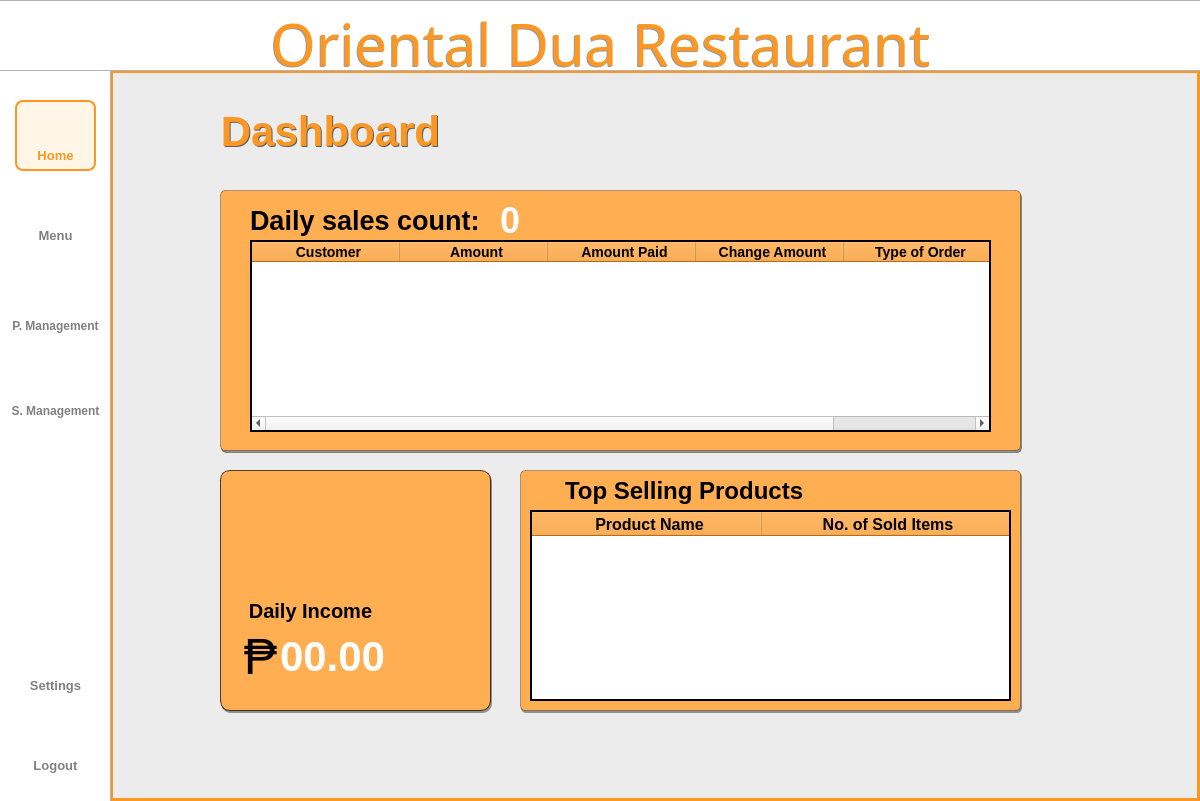
<?xml version="1.0" encoding="UTF-8"?>
<ui version="4.0">
 <class>Dialog</class>
 <widget class="QDialog" name="Dialog">
  <property name="geometry">
   <rect>
    <x>0</x>
    <y>0</y>
    <width>1200</width>
    <height>801</height>
   </rect>
  </property>
  <property name="windowTitle">
   <string>Dialog</string>
  </property>
  <widget class="QWidget" name="bgwidget" native="true">
   <property name="enabled">
    <bool>true</bool>
   </property>
   <property name="geometry">
    <rect>
     <x>0</x>
     <y>0</y>
     <width>1211</width>
     <height>801</height>
    </rect>
   </property>
   <property name="layoutDirection">
    <enum>Qt::LeftToRight</enum>
   </property>
   <property name="styleSheet">
    <string notr="true">QWidget#bgwidget{

 background-color: rgb(236, 236, 236);

}

</string>
   </property>
   <widget class="QLabel" name="sidebar">
    <property name="geometry">
     <rect>
      <x>-10</x>
      <y>-30</y>
      <width>121</width>
      <height>891</height>
     </rect>
    </property>
    <property name="styleSheet">
     <string notr="true">background-color: rgb(255, 255, 255);
border: 1px solid rgba(0, 0, 0, 0.3);  </string>
    </property>
    <property name="text">
     <string/>
    </property>
   </widget>
   <widget class="QLabel" name="titlebar">
    <property name="geometry">
     <rect>
      <x>-2</x>
      <y>0</y>
      <width>1204</width>
      <height>71</height>
     </rect>
    </property>
    <property name="styleSheet">
     <string notr="true">background-color: rgb(255, 255, 255);
border: 1px solid rgba(0, 0, 0, 0.3);  </string>
    </property>
    <property name="text">
     <string/>
    </property>
   </widget>
   <widget class="QLabel" name="title">
    <property name="geometry">
     <rect>
      <x>0</x>
      <y>10</y>
      <width>1201</width>
      <height>71</height>
     </rect>
    </property>
    <property name="styleSheet">
     <string notr="true">QLabel{
	color: #FB9722;
    font-family: Sacramento;
    font-size: 58px;
    font-weight: 400;
    padding-bottom: 5px;
    text-align: center;
}
</string>
    </property>
    <property name="text">
     <string>Oriental Dua Restaurant</string>
    </property>
    <property name="alignment">
     <set>Qt::AlignCenter</set>
    </property>
    <property name="wordWrap">
     <bool>true</bool>
    </property>
   </widget>
   <widget class="QLabel" name="logoutIcon">
    <property name="geometry">
     <rect>
      <x>39</x>
      <y>715</y>
      <width>35</width>
      <height>35</height>
     </rect>
    </property>
    <property name="minimumSize">
     <size>
      <width>35</width>
      <height>35</height>
     </size>
    </property>
    <property name="maximumSize">
     <size>
      <width>35</width>
      <height>35</height>
     </size>
    </property>
    <property name="styleSheet">
     <string notr="true">QLabel#Pmanagementbtn{
    color: rgba(0,0,0, 0.5);
    font-family: 'Roboto';
    font-size: 11px;
    font-weight: 300;
}</string>
    </property>
    <property name="text">
     <string/>
    </property>
    <property name="pixmap">
     <pixmap resource="../resource.qrc">:/icon/icons/shutdown.png</pixmap>
    </property>
    <property name="scaledContents">
     <bool>true</bool>
    </property>
    <property name="alignment">
     <set>Qt::AlignCenter</set>
    </property>
   </widget>
   <widget class="QPushButton" name="logoutbtn">
    <property name="geometry">
     <rect>
      <x>15</x>
      <y>750</y>
      <width>81</width>
      <height>31</height>
     </rect>
    </property>
    <property name="styleSheet">
     <string notr="true">QPushButton{
    color: rgba(0,0,0, 0.5);
    font-family: 'Inter';
    font-size: 13px;
    font-weight: 500;
	border:none;
}

QPushButton:hover{
color: #FB9722;
border: 2px solid #FB9722;
border-radius: 8px;
background-color: rgba(255, 167, 25, 0.1);
}</string>
    </property>
    <property name="text">
     <string>Logout</string>
    </property>
   </widget>
   <widget class="QPushButton" name="settingsbtn">
    <property name="geometry">
     <rect>
      <x>15</x>
      <y>670</y>
      <width>81</width>
      <height>31</height>
     </rect>
    </property>
    <property name="styleSheet">
     <string notr="true">QPushButton{
    color: rgba(0,0,0, 0.5);
    font-family: 'Inter';
    font-size: 13px;
    font-weight: 500;
	border:none;
}

QPushButton:hover{
color: #FB9722;
border: 2px solid #FB9722;
border-radius: 8px;
background-color: rgba(255, 167, 25, 0.1);
}</string>
    </property>
    <property name="text">
     <string>Settings</string>
    </property>
   </widget>
   <widget class="QLabel" name="settingIcon">
    <property name="geometry">
     <rect>
      <x>39</x>
      <y>634</y>
      <width>35</width>
      <height>35</height>
     </rect>
    </property>
    <property name="minimumSize">
     <size>
      <width>35</width>
      <height>35</height>
     </size>
    </property>
    <property name="maximumSize">
     <size>
      <width>35</width>
      <height>35</height>
     </size>
    </property>
    <property name="styleSheet">
     <string notr="true">QLabel#Pmanagementbtn{
    color: rgba(0,0,0, 0.5);
    font-family: 'Roboto';
    font-size: 11px;
    font-weight: 300;
}</string>
    </property>
    <property name="text">
     <string/>
    </property>
    <property name="pixmap">
     <pixmap resource="../resource.qrc">:/icon/icons/settings.png</pixmap>
    </property>
    <property name="scaledContents">
     <bool>true</bool>
    </property>
    <property name="alignment">
     <set>Qt::AlignCenter</set>
    </property>
   </widget>
   <widget class="QPushButton" name="menubtn">
    <property name="geometry">
     <rect>
      <x>15</x>
      <y>220</y>
      <width>81</width>
      <height>31</height>
     </rect>
    </property>
    <property name="styleSheet">
     <string notr="true">QPushButton{
    color: rgba(0,0,0, 0.5);
    font-family: 'Inter';
    font-size: 13px;
    font-weight: 500;
	border:none;
}

QPushButton:hover{
color: #FB9722;
border: 2px solid #FB9722;
border-radius: 8px;
background-color: rgba(255, 167, 25, 0.1);
}
</string>
    </property>
    <property name="text">
     <string>Menu</string>
    </property>
   </widget>
   <widget class="QLabel" name="p_mIcon">
    <property name="geometry">
     <rect>
      <x>37</x>
      <y>270</y>
      <width>40</width>
      <height>40</height>
     </rect>
    </property>
    <property name="minimumSize">
     <size>
      <width>40</width>
      <height>40</height>
     </size>
    </property>
    <property name="maximumSize">
     <size>
      <width>40</width>
      <height>40</height>
     </size>
    </property>
    <property name="styleSheet">
     <string notr="true">QLabel#Pmanagementbtn{
    color: rgba(0,0,0, 0.5);
    font-family: 'Roboto';
    font-size: 11px;
    font-weight: 300;
}</string>
    </property>
    <property name="text">
     <string/>
    </property>
    <property name="pixmap">
     <pixmap resource="../resource.qrc">:/icon/icons/productm.png</pixmap>
    </property>
    <property name="scaledContents">
     <bool>true</bool>
    </property>
    <property name="alignment">
     <set>Qt::AlignCenter</set>
    </property>
   </widget>
   <widget class="QPushButton" name="p_managementbtn">
    <property name="geometry">
     <rect>
      <x>5</x>
      <y>310</y>
      <width>101</width>
      <height>31</height>
     </rect>
    </property>
    <property name="styleSheet">
     <string notr="true">QPushButton{
    color: rgba(0,0,0, 0.5);
    font-family: 'Inter';
    font-size: 12px;
    font-weight: 500;
	border:none;
}

QPushButton:hover{
color: #FB9722;
border: 2px solid #FB9722;
border-radius: 8px;
background-color: rgba(255, 167, 25, 0.1);
}</string>
    </property>
    <property name="text">
     <string>P. Management</string>
    </property>
   </widget>
   <widget class="QLabel" name="homeIcon">
    <property name="geometry">
     <rect>
      <x>40</x>
      <y>110</y>
      <width>30</width>
      <height>30</height>
     </rect>
    </property>
    <property name="minimumSize">
     <size>
      <width>30</width>
      <height>30</height>
     </size>
    </property>
    <property name="maximumSize">
     <size>
      <width>35</width>
      <height>35</height>
     </size>
    </property>
    <property name="styleSheet">
     <string notr="true">QLabel#Pmanagementbtn{
    color: rgba(0,0,0, 0.5);
    font-family: 'Roboto';
    font-size: 11px;
    font-weight: 300;
}</string>
    </property>
    <property name="text">
     <string/>
    </property>
    <property name="pixmap">
     <pixmap resource="../resource.qrc">:/icon/icons/home2.png</pixmap>
    </property>
    <property name="scaledContents">
     <bool>true</bool>
    </property>
    <property name="alignment">
     <set>Qt::AlignCenter</set>
    </property>
   </widget>
   <widget class="QPushButton" name="homebtn">
    <property name="geometry">
     <rect>
      <x>15</x>
      <y>140</y>
      <width>81</width>
      <height>31</height>
     </rect>
    </property>
    <property name="styleSheet">
     <string notr="true">QPushButton{
    color: #FB9722;;
    font-family: 'Inter';
    font-size: 13px;
    font-weight: 500;
	border:none;
}

</string>
    </property>
    <property name="text">
     <string>Home</string>
    </property>
   </widget>
   <widget class="QLabel" name="reportIcon">
    <property name="geometry">
     <rect>
      <x>39</x>
      <y>360</y>
      <width>35</width>
      <height>35</height>
     </rect>
    </property>
    <property name="minimumSize">
     <size>
      <width>35</width>
      <height>35</height>
     </size>
    </property>
    <property name="maximumSize">
     <size>
      <width>35</width>
      <height>35</height>
     </size>
    </property>
    <property name="styleSheet">
     <string notr="true">QLabel#Pmanagementbtn{
    color: rgba(0,0,0, 0.5);
    font-family: 'Roboto';
    font-size: 11px;
    font-weight: 300;
}</string>
    </property>
    <property name="text">
     <string/>
    </property>
    <property name="pixmap">
     <pixmap resource="../resource.qrc">:/icon/icons/report.png</pixmap>
    </property>
    <property name="scaledContents">
     <bool>true</bool>
    </property>
    <property name="alignment">
     <set>Qt::AlignCenter</set>
    </property>
   </widget>
   <widget class="QLabel" name="menuIcon">
    <property name="geometry">
     <rect>
      <x>40</x>
      <y>190</y>
      <width>30</width>
      <height>30</height>
     </rect>
    </property>
    <property name="minimumSize">
     <size>
      <width>30</width>
      <height>30</height>
     </size>
    </property>
    <property name="maximumSize">
     <size>
      <width>35</width>
      <height>35</height>
     </size>
    </property>
    <property name="styleSheet">
     <string notr="true">QLabel#Pmanagementbtn{
    color: rgba(0,0,0, 0.5);
    font-family: 'Roboto';
    font-size: 11px;
    font-weight: 300;
}</string>
    </property>
    <property name="text">
     <string/>
    </property>
    <property name="pixmap">
     <pixmap resource="../resource.qrc">:/icon/icons/menu.png</pixmap>
    </property>
    <property name="scaledContents">
     <bool>true</bool>
    </property>
    <property name="alignment">
     <set>Qt::AlignCenter</set>
    </property>
   </widget>
   <widget class="QLabel" name="dailyIncome">
    <property name="geometry">
     <rect>
      <x>245</x>
      <y>595</y>
      <width>131</width>
      <height>31</height>
     </rect>
    </property>
    <property name="styleSheet">
     <string notr="true">    color: #000000;
    font-family: 'Inter';
    font-size: 20px;
    font-weight: 500;
</string>
    </property>
    <property name="text">
     <string>Daily Income</string>
    </property>
    <property name="alignment">
     <set>Qt::AlignCenter</set>
    </property>
   </widget>
   <widget class="QLabel" name="date">
    <property name="geometry">
     <rect>
      <x>210</x>
      <y>110</y>
      <width>241</width>
      <height>41</height>
     </rect>
    </property>
    <property name="styleSheet">
     <string notr="true">QLabel{
    color: #FB9722;
    font-family: 'Inter';
    font-size: 42px;
    font-weight: 500;
}</string>
    </property>
    <property name="text">
     <string>Dashboard</string>
    </property>
    <property name="alignment">
     <set>Qt::AlignCenter</set>
    </property>
   </widget>
   <widget class="QLabel" name="borderbox">
    <property name="geometry">
     <rect>
      <x>220</x>
      <y>190</y>
      <width>801</width>
      <height>261</height>
     </rect>
    </property>
    <property name="styleSheet">
     <string notr="true">background-color: rgb(255, 174, 82);
border: 1px solid rgba(0, 0, 0, 0.3); 
border-radius: 5px;   </string>
    </property>
    <property name="text">
     <string/>
    </property>
   </widget>
   <widget class="QLabel" name="borderbox_2">
    <property name="geometry">
     <rect>
      <x>220</x>
      <y>470</y>
      <width>271</width>
      <height>241</height>
     </rect>
    </property>
    <property name="styleSheet">
     <string notr="true">background-color: rgb(255, 174, 82);
border: 1px solid rgba(0, 0, 0, 0.7); 
border-radius: 10px;   </string>
    </property>
    <property name="text">
     <string/>
    </property>
   </widget>
   <widget class="QLabel" name="totalLabel">
    <property name="geometry">
     <rect>
      <x>250</x>
      <y>200</y>
      <width>251</width>
      <height>41</height>
     </rect>
    </property>
    <property name="styleSheet">
     <string notr="true">QLabel{
    color: #000000;
    font-family: 'Inter';
    font-size: 27px;
    font-weight: 500;
}</string>
    </property>
    <property name="text">
     <string>Daily sales count: </string>
    </property>
   </widget>
   <widget class="QLabel" name="borderbox_3">
    <property name="geometry">
     <rect>
      <x>520</x>
      <y>470</y>
      <width>501</width>
      <height>241</height>
     </rect>
    </property>
    <property name="styleSheet">
     <string notr="true">background-color: rgb(255, 174, 82);
border: 1px solid rgba(0, 0, 0, 0.3);
border-radius: 5px;    </string>
    </property>
    <property name="text">
     <string/>
    </property>
   </widget>
   <widget class="QLabel" name="currentEmployee">
    <property name="geometry">
     <rect>
      <x>565</x>
      <y>475</y>
      <width>241</width>
      <height>31</height>
     </rect>
    </property>
    <property name="styleSheet">
     <string notr="true">	color: #000000;
    font-family: 'Roboto';
    font-size: 24px;
    font-weight: 500;
</string>
    </property>
    <property name="text">
     <string>Top Selling Products</string>
    </property>
    <property name="alignment">
     <set>Qt::AlignLeading|Qt::AlignLeft|Qt::AlignVCenter</set>
    </property>
   </widget>
   <widget class="QLabel" name="boxlabel_total">
    <property name="geometry">
     <rect>
      <x>280</x>
      <y>625</y>
      <width>191</width>
      <height>61</height>
     </rect>
    </property>
    <property name="styleSheet">
     <string notr="true">
    color: #FFFFFF;
    font-family: 'Inter';
    font-size: 42px;
    font-weight: 500;
</string>
    </property>
    <property name="text">
     <string>00.00</string>
    </property>
    <property name="alignment">
     <set>Qt::AlignLeading|Qt::AlignLeft|Qt::AlignVCenter</set>
    </property>
   </widget>
   <widget class="QLabel" name="peso">
    <property name="geometry">
     <rect>
      <x>235</x>
      <y>631</y>
      <width>51</width>
      <height>51</height>
     </rect>
    </property>
    <property name="styleSheet">
     <string notr="true">QLabel{
    color: #000000;
    font-family: 'Inter';
    font-size: 50px;
    font-weight: 400;
}</string>
    </property>
    <property name="text">
     <string>₱</string>
    </property>
    <property name="alignment">
     <set>Qt::AlignCenter</set>
    </property>
   </widget>
   <widget class="QTableWidget" name="tableWidget">
    <property name="enabled">
     <bool>true</bool>
    </property>
    <property name="geometry">
     <rect>
      <x>530</x>
      <y>510</y>
      <width>481</width>
      <height>191</height>
     </rect>
    </property>
    <property name="layoutDirection">
     <enum>Qt::LeftToRight</enum>
    </property>
    <property name="autoFillBackground">
     <bool>true</bool>
    </property>
    <property name="styleSheet">
     <string notr="true">QTableWidget#tableWidget QHeaderView::section {
	font-family: 'Inter';
	font-size: 16px;
	font-weight: bold;
	background-color: #FB9722; 
	color: black; 
	padding-left: 5px;
}       
</string>
    </property>
    <property name="frameShape">
     <enum>QFrame::WinPanel</enum>
    </property>
    <property name="frameShadow">
     <enum>QFrame::Plain</enum>
    </property>
    <property name="lineWidth">
     <number>0</number>
    </property>
    <property name="midLineWidth">
     <number>0</number>
    </property>
    <property name="sizeAdjustPolicy">
     <enum>QAbstractScrollArea::AdjustToContents</enum>
    </property>
    <property name="editTriggers">
     <set>QAbstractItemView::NoEditTriggers</set>
    </property>
    <property name="tabKeyNavigation">
     <bool>false</bool>
    </property>
    <property name="showDropIndicator" stdset="0">
     <bool>false</bool>
    </property>
    <property name="dragDropOverwriteMode">
     <bool>false</bool>
    </property>
    <property name="alternatingRowColors">
     <bool>true</bool>
    </property>
    <property name="selectionMode">
     <enum>QAbstractItemView::NoSelection</enum>
    </property>
    <property name="textElideMode">
     <enum>Qt::ElideNone</enum>
    </property>
    <property name="showGrid">
     <bool>false</bool>
    </property>
    <property name="gridStyle">
     <enum>Qt::SolidLine</enum>
    </property>
    <property name="cornerButtonEnabled">
     <bool>false</bool>
    </property>
    <attribute name="horizontalHeaderDefaultSectionSize">
     <number>230</number>
    </attribute>
    <attribute name="horizontalHeaderStretchLastSection">
     <bool>true</bool>
    </attribute>
    <attribute name="verticalHeaderVisible">
     <bool>false</bool>
    </attribute>
    <column>
     <property name="text">
      <string>Product Name</string>
     </property>
     <property name="font">
      <font>
       <family>Inter</family>
       <pointsize>12</pointsize>
      </font>
     </property>
     <property name="background">
      <color alpha="0">
       <red>0</red>
       <green>0</green>
       <blue>0</blue>
      </color>
     </property>
    </column>
    <column>
     <property name="text">
      <string>No. of Sold Items</string>
     </property>
     <property name="font">
      <font>
       <family>Inter</family>
       <pointsize>12</pointsize>
       <kerning>true</kerning>
      </font>
     </property>
     <property name="background">
      <color alpha="0">
       <red>0</red>
       <green>0</green>
       <blue>0</blue>
      </color>
     </property>
    </column>
   </widget>
   <widget class="QLabel" name="boxlabel_sale">
    <property name="geometry">
     <rect>
      <x>500</x>
      <y>200</y>
      <width>81</width>
      <height>41</height>
     </rect>
    </property>
    <property name="styleSheet">
     <string notr="true">	color: #FFFFFF;
    font-family: 'Inter';
    font-size: 36px;
    font-weight: 500;
</string>
    </property>
    <property name="text">
     <string>0</string>
    </property>
    <property name="alignment">
     <set>Qt::AlignLeading|Qt::AlignLeft|Qt::AlignVCenter</set>
    </property>
   </widget>
   <widget class="QLabel" name="label_2">
    <property name="geometry">
     <rect>
      <x>15</x>
      <y>100</y>
      <width>81</width>
      <height>71</height>
     </rect>
    </property>
    <property name="styleSheet">
     <string notr="true">QLabel{
	background-color: rgba(255, 167, 25, 0.1);
	border: 2px solid #FB9722;
	border-radius: 8px;
}</string>
    </property>
    <property name="text">
     <string/>
    </property>
   </widget>
   <widget class="QTableWidget" name="tableWidget_2">
    <property name="enabled">
     <bool>true</bool>
    </property>
    <property name="geometry">
     <rect>
      <x>250</x>
      <y>240</y>
      <width>741</width>
      <height>192</height>
     </rect>
    </property>
    <property name="mouseTracking">
     <bool>true</bool>
    </property>
    <property name="acceptDrops">
     <bool>true</bool>
    </property>
    <property name="toolTip">
     <string/>
    </property>
    <property name="statusTip">
     <string/>
    </property>
    <property name="whatsThis">
     <string/>
    </property>
    <property name="accessibleName">
     <string/>
    </property>
    <property name="accessibleDescription">
     <string/>
    </property>
    <property name="styleSheet">
     <string notr="true">QTableWidget#tableWidget_2 QHeaderView::section {
	font-family: 'Inter';
	font-size: 14px;
	font-weight: bold;
	background-color: #FB9722; 
	color: black; 
	padding-left: 5px;
}       
</string>
    </property>
    <property name="frameShape">
     <enum>QFrame::WinPanel</enum>
    </property>
    <property name="frameShadow">
     <enum>QFrame::Plain</enum>
    </property>
    <property name="horizontalScrollBarPolicy">
     <enum>Qt::ScrollBarAsNeeded</enum>
    </property>
    <property name="sizeAdjustPolicy">
     <enum>QAbstractScrollArea::AdjustIgnored</enum>
    </property>
    <property name="editTriggers">
     <set>QAbstractItemView::NoEditTriggers</set>
    </property>
    <property name="tabKeyNavigation">
     <bool>false</bool>
    </property>
    <property name="showDropIndicator" stdset="0">
     <bool>false</bool>
    </property>
    <property name="dragDropOverwriteMode">
     <bool>false</bool>
    </property>
    <property name="alternatingRowColors">
     <bool>true</bool>
    </property>
    <property name="selectionMode">
     <enum>QAbstractItemView::NoSelection</enum>
    </property>
    <property name="selectionBehavior">
     <enum>QAbstractItemView::SelectRows</enum>
    </property>
    <property name="showGrid">
     <bool>true</bool>
    </property>
    <property name="gridStyle">
     <enum>Qt::DashDotDotLine</enum>
    </property>
    <attribute name="horizontalHeaderDefaultSectionSize">
     <number>148</number>
    </attribute>
    <attribute name="horizontalHeaderStretchLastSection">
     <bool>true</bool>
    </attribute>
    <attribute name="verticalHeaderVisible">
     <bool>false</bool>
    </attribute>
    <attribute name="verticalHeaderHighlightSections">
     <bool>false</bool>
    </attribute>
    <column>
     <property name="text">
      <string>Customer</string>
     </property>
    </column>
    <column>
     <property name="text">
      <string>Amount</string>
     </property>
    </column>
    <column>
     <property name="text">
      <string>Amount Paid</string>
     </property>
    </column>
    <column>
     <property name="text">
      <string>Change Amount</string>
     </property>
    </column>
    <column>
     <property name="text">
      <string>Type of Order</string>
     </property>
    </column>
   </widget>
   <widget class="QLabel" name="dashboardimg">
    <property name="geometry">
     <rect>
      <x>150</x>
      <y>100</y>
      <width>61</width>
      <height>61</height>
     </rect>
    </property>
    <property name="text">
     <string/>
    </property>
    <property name="pixmap">
     <pixmap resource="../resource.qrc">:/icon/icons/layout.png</pixmap>
    </property>
    <property name="scaledContents">
     <bool>true</bool>
    </property>
   </widget>
   <widget class="QLabel" name="pesoimg">
    <property name="geometry">
     <rect>
      <x>245</x>
      <y>500</y>
      <width>51</width>
      <height>51</height>
     </rect>
    </property>
    <property name="text">
     <string/>
    </property>
    <property name="pixmap">
     <pixmap resource="../resource.qrc">:/icon/icons/peso.png</pixmap>
    </property>
    <property name="scaledContents">
     <bool>true</bool>
    </property>
   </widget>
   <widget class="QLabel" name="dashboardimg_2">
    <property name="geometry">
     <rect>
      <x>940</x>
      <y>90</y>
      <width>141</width>
      <height>161</height>
     </rect>
    </property>
    <property name="text">
     <string/>
    </property>
    <property name="pixmap">
     <pixmap resource="../resource.qrc">:/icon/icons/coca-leaves.png</pixmap>
    </property>
    <property name="scaledContents">
     <bool>true</bool>
    </property>
   </widget>
   <widget class="QLabel" name="time">
    <property name="geometry">
     <rect>
      <x>220</x>
      <y>170</y>
      <width>331</width>
      <height>16</height>
     </rect>
    </property>
    <property name="styleSheet">
     <string notr="true">QLabel{
	
	
	color: rgb(0, 170, 0);
    font-family: 'Roboto';
    font-size: 18px;
    font-weight: 400;
}</string>
    </property>
    <property name="text">
     <string/>
    </property>
   </widget>
   <widget class="Line" name="navline">
    <property name="geometry">
     <rect>
      <x>1</x>
      <y>798</y>
      <width>1200</width>
      <height>3</height>
     </rect>
    </property>
    <property name="styleSheet">
     <string notr="true">border:2px solid #FB9722 ;
</string>
    </property>
    <property name="frameShadow">
     <enum>QFrame::Plain</enum>
    </property>
    <property name="orientation">
     <enum>Qt::Horizontal</enum>
    </property>
   </widget>
   <widget class="Line" name="navline_3">
    <property name="geometry">
     <rect>
      <x>1</x>
      <y>70</y>
      <width>1200</width>
      <height>3</height>
     </rect>
    </property>
    <property name="styleSheet">
     <string notr="true">border:2px solid #FB9722 ;
</string>
    </property>
    <property name="frameShadow">
     <enum>QFrame::Plain</enum>
    </property>
    <property name="orientation">
     <enum>Qt::Horizontal</enum>
    </property>
   </widget>
   <widget class="Line" name="line">
    <property name="geometry">
     <rect>
      <x>110</x>
      <y>0</y>
      <width>3</width>
      <height>810</height>
     </rect>
    </property>
    <property name="styleSheet">
     <string notr="true">border:2px solid #FB9722 ;</string>
    </property>
    <property name="frameShadow">
     <enum>QFrame::Plain</enum>
    </property>
    <property name="lineWidth">
     <number>2</number>
    </property>
    <property name="orientation">
     <enum>Qt::Vertical</enum>
    </property>
   </widget>
   <widget class="Line" name="line_2">
    <property name="geometry">
     <rect>
      <x>1197</x>
      <y>0</y>
      <width>3</width>
      <height>810</height>
     </rect>
    </property>
    <property name="styleSheet">
     <string notr="true">border:2px solid #FB9722 ;</string>
    </property>
    <property name="frameShadow">
     <enum>QFrame::Plain</enum>
    </property>
    <property name="lineWidth">
     <number>2</number>
    </property>
    <property name="orientation">
     <enum>Qt::Vertical</enum>
    </property>
   </widget>
   <widget class="QLabel" name="dailyimg">
    <property name="geometry">
     <rect>
      <x>300</x>
      <y>500</y>
      <width>51</width>
      <height>51</height>
     </rect>
    </property>
    <property name="text">
     <string/>
    </property>
    <property name="pixmap">
     <pixmap resource="../resource.qrc">:/icon/icons/24-hours.png</pixmap>
    </property>
    <property name="scaledContents">
     <bool>true</bool>
    </property>
   </widget>
   <widget class="QLabel" name="topimg">
    <property name="geometry">
     <rect>
      <x>530</x>
      <y>475</y>
      <width>31</width>
      <height>31</height>
     </rect>
    </property>
    <property name="text">
     <string/>
    </property>
    <property name="pixmap">
     <pixmap resource="../resource.qrc">:/icon/icons/badge.png</pixmap>
    </property>
    <property name="scaledContents">
     <bool>true</bool>
    </property>
   </widget>
   <widget class="QLabel" name="date_3">
    <property name="geometry">
     <rect>
      <x>211</x>
      <y>111</y>
      <width>241</width>
      <height>41</height>
     </rect>
    </property>
    <property name="styleSheet">
     <string notr="true">QLabel{
	color: rgba(0, 0, 0, 155);
    font-family: 'Inter';
    font-size: 42px;
    font-weight: 500;
}</string>
    </property>
    <property name="text">
     <string>Dashboard</string>
    </property>
    <property name="alignment">
     <set>Qt::AlignCenter</set>
    </property>
   </widget>
   <widget class="QLabel" name="title_3">
    <property name="geometry">
     <rect>
      <x>-1</x>
      <y>11</y>
      <width>1201</width>
      <height>71</height>
     </rect>
    </property>
    <property name="styleSheet">
     <string notr="true">QLabel{
color: rgba(0, 0, 0, 100);
    font-family: Sacramento;
    font-size: 58px;
    font-weight: 400;
    padding-bottom: 5px;
    text-align: center;
}
</string>
    </property>
    <property name="text">
     <string>Oriental Dua Restaurant</string>
    </property>
    <property name="alignment">
     <set>Qt::AlignCenter</set>
    </property>
    <property name="wordWrap">
     <bool>true</bool>
    </property>
   </widget>
   <widget class="QLabel" name="borderbox_4">
    <property name="geometry">
     <rect>
      <x>221</x>
      <y>192</y>
      <width>801</width>
      <height>261</height>
     </rect>
    </property>
    <property name="styleSheet">
     <string notr="true">background-color: rgba(0, 0, 0, 0.4);
border: 1px solid rgba(0, 0, 0, 0.3); 
border-radius: 5px;   </string>
    </property>
    <property name="text">
     <string/>
    </property>
   </widget>
   <widget class="QLabel" name="borderbox_5">
    <property name="geometry">
     <rect>
      <x>221</x>
      <y>472</y>
      <width>271</width>
      <height>241</height>
     </rect>
    </property>
    <property name="styleSheet">
     <string notr="true">background-color: rgba(0, 0, 0, 0.4); 
border-radius: 10px;   </string>
    </property>
    <property name="text">
     <string/>
    </property>
   </widget>
   <widget class="QLabel" name="borderbox_6">
    <property name="geometry">
     <rect>
      <x>521</x>
      <y>472</y>
      <width>501</width>
      <height>241</height>
     </rect>
    </property>
    <property name="styleSheet">
     <string notr="true">background-color: rgba(0, 0, 0, 0.4); 
border-radius: 5px;   </string>
    </property>
    <property name="text">
     <string/>
    </property>
   </widget>
   <widget class="QPushButton" name="reportbtn">
    <property name="geometry">
     <rect>
      <x>5</x>
      <y>395</y>
      <width>101</width>
      <height>31</height>
     </rect>
    </property>
    <property name="styleSheet">
     <string notr="true">QPushButton{
    color: rgba(0,0,0, 0.5);
    font-family: 'Inter';
    font-size: 12px;
    font-weight: 500;
	border:none;
}

QPushButton:hover{
color: #FB9722;
border: 2px solid #FB9722;
border-radius: 8px;
background-color: rgba(255, 167, 25, 0.1);
}</string>
    </property>
    <property name="text">
     <string>S. Management</string>
    </property>
   </widget>
   <zorder>borderbox_6</zorder>
   <zorder>borderbox_5</zorder>
   <zorder>borderbox_4</zorder>
   <zorder>date_3</zorder>
   <zorder>date</zorder>
   <zorder>line_2</zorder>
   <zorder>line</zorder>
   <zorder>navline_3</zorder>
   <zorder>navline</zorder>
   <zorder>borderbox_2</zorder>
   <zorder>sidebar</zorder>
   <zorder>titlebar</zorder>
   <zorder>logoutIcon</zorder>
   <zorder>logoutbtn</zorder>
   <zorder>settingsbtn</zorder>
   <zorder>settingIcon</zorder>
   <zorder>menubtn</zorder>
   <zorder>p_mIcon</zorder>
   <zorder>p_managementbtn</zorder>
   <zorder>reportIcon</zorder>
   <zorder>menuIcon</zorder>
   <zorder>borderbox</zorder>
   <zorder>totalLabel</zorder>
   <zorder>borderbox_3</zorder>
   <zorder>currentEmployee</zorder>
   <zorder>boxlabel_total</zorder>
   <zorder>dailyIncome</zorder>
   <zorder>peso</zorder>
   <zorder>tableWidget</zorder>
   <zorder>boxlabel_sale</zorder>
   <zorder>label_2</zorder>
   <zorder>homeIcon</zorder>
   <zorder>homebtn</zorder>
   <zorder>tableWidget_2</zorder>
   <zorder>dashboardimg</zorder>
   <zorder>pesoimg</zorder>
   <zorder>dashboardimg_2</zorder>
   <zorder>time</zorder>
   <zorder>dailyimg</zorder>
   <zorder>topimg</zorder>
   <zorder>title_3</zorder>
   <zorder>title</zorder>
   <zorder>reportbtn</zorder>
  </widget>
 </widget>
 <resources>
  <include location="../resource.qrc"/>
 </resources>
 <connections/>
</ui>
